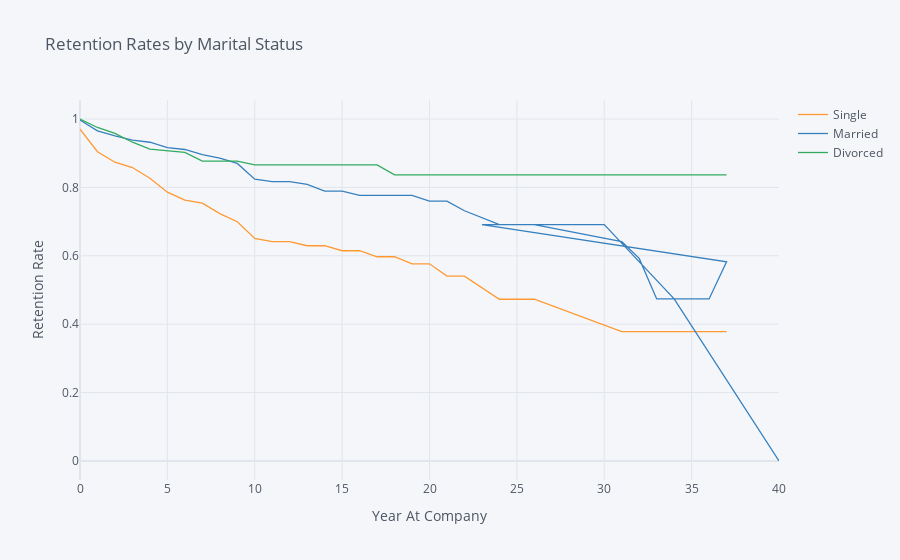

Notebook code for this chart:
### Markdown cell above
## 4. Let's switch to looking at retention rates from another demographic perspective: marital status. Generate and plot survival curves for the different marital statuses by number of years at the company.

### Code cell
rates = survival(data,'MaritalStatus', 'YearsAtCompany', 'Attrition')

rates.iplot(kind='line', xTitle='Year At Company', yTitle='Retention Rate',
            title='Retention Rates by Marital Status')

### Figure 1 — Plotly figure (JSON) as saved in the notebook; plotly's stock layout.template omitted (floating-point values rounded to 4 significant figures)
{"data": [{"line": {"color": "rgba(255, 153, 51, 1.0)", "dash": "solid", "shape": "linear", "width": 1.3}, "mode": "lines", "name": "Single", "text": "", "type": "scatter", "x": [0, 1, 2, 3, 4, 5, 6, 7, 8, 9, 10, 11, 12, 13, 14, 15, 16, 17, 18, 19, 20, 21, 22, 24, 26, 31, 32, 33, 36, 37, 23, 25, 27, 29, 30, 34, 40], "y": [0.9702, 0.9044, 0.8736, 0.8581, 0.8268, 0.7861, 0.7628, 0.754, 0.7234, 0.6997, 0.6507, 0.6413, 0.6413, 0.6294, 0.6294, 0.6148, 0.6148, 0.5972, 0.5972, 0.5766, 0.5766, 0.5406, 0.5406, 0.473, 0.473, 0.3784, 0.3784, 0.3784, 0.3784, 0.3784, "", "", "", "", "", "", ""]}, {"line": {"color": "rgba(55, 128, 191, 1.0)", "dash": "solid", "shape": "linear", "width": 1.3}, "mode": "lines", "name": "Married", "text": "", "type": "scatter", "x": [0, 1, 2, 3, 4, 5, 6, 7, 8, 9, 10, 11, 12, 13, 14, 15, 16, 17, 18, 19, 20, 21, 22, 24, 26, 31, 32, 33, 36, 37, 23, 25, 27, 29, 30, 34, 40], "y": [0.997, 0.9654, 0.9506, 0.9381, 0.932, 0.9164, 0.9109, 0.8958, 0.8858, 0.8702, 0.8239, 0.817, 0.817, 0.8086, 0.7894, 0.7894, 0.7768, 0.7768, 0.7768, 0.7768, 0.7599, 0.7599, 0.7318, 0.6911, 0.6911, 0.6418, 0.5924, 0.4739, 0.4739, 0.5825, 0.6911, 0.6911, 0.6911, 0.6911, 0.6911, 0.4739, 0]}, {"line": {"color": "rgba(50, 171, 96, 1.0)", "dash": "solid", "shape": "linear", "width": 1.3}, "mode": "lines", "name": "Divorced", "text": "", "type": "scatter", "x": [0, 1, 2, 3, 4, 5, 6, 7, 8, 9, 10, 11, 12, 13, 14, 15, 16, 17, 18, 19, 20, 21, 22, 24, 26, 31, 32, 33, 36, 37, 23, 25, 27, 29, 30, 34, 40], "y": [1, 0.9752, 0.9581, 0.9321, 0.9122, 0.9078, 0.9021, 0.8769, 0.8769, 0.8769, 0.8657, 0.8657, 0.8657, 0.8657, 0.8657, 0.8657, 0.8657, 0.8657, 0.8368, 0.8368, 0.8368, 0.8368, 0.8368, 0.8368, 0.8368, 0.8368, 0.8368, 0.8368, 0.8368, 0.8368, 0.8368, 0.8368, 0.8368, 0.8368, "", "", ""]}], "layout": {"autosize": true, "legend": {"bgcolor": "#F5F6F9", "font": {"color": "#4D5663"}}, "paper_bgcolor": "#F5F6F9", "plot_bgcolor": "#F5F6F9", "title": {"font": {"color": "#4D5663"}, "text": "Retention Rates by Marital Status"}, "xaxis": {"autorange": true, "gridcolor": "#E1E5ED", "range": [0, 40], "showgrid": true, "tickfont": {"color": "#4D5663"}, "title": {"font": {"color": "#4D5663"}, "text": "Year At Company"}, "type": "linear", "zerolinecolor": "#E1E5ED"}, "yaxis": {"autorange": true, "gridcolor": "#E1E5ED", "range": [-0.05556, 1.056], "showgrid": true, "tickfont": {"color": "#4D5663"}, "title": {"font": {"color": "#4D5663"}, "text": "Retention Rate"}, "type": "linear", "zerolinecolor": "#E1E5ED"}}}
